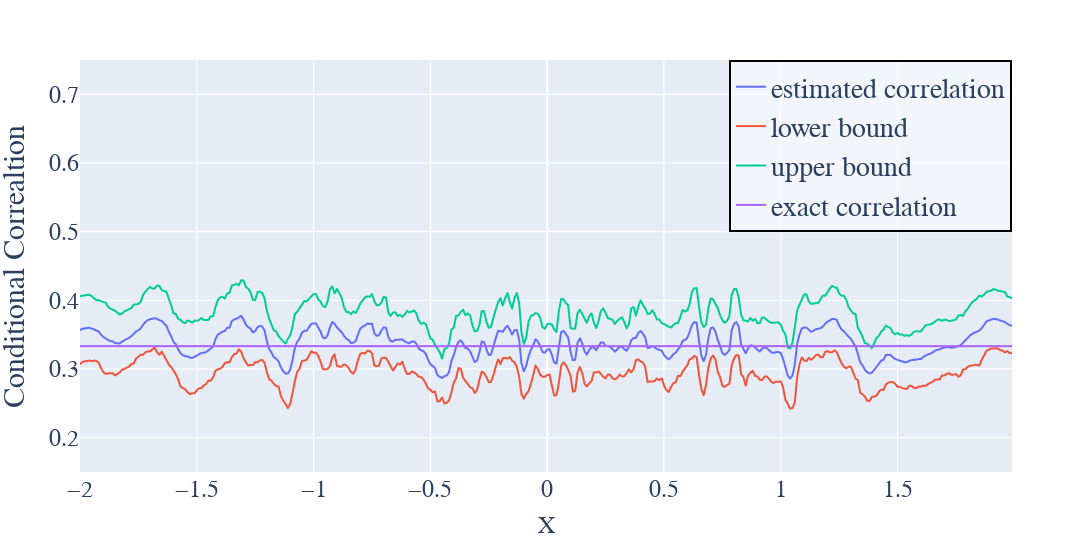

Notebook cell for this chart:
### Code cell
fig = px.line(df, x="X", y = df.columns)
fig.update_layout(yaxis_range=[0.15,0.75])
fig.update_layout(xaxis=dict(
        title='X',
        titlefont=dict(size=24 , family="Times New Roman"),
        tickfont=dict(size=24, family="Times New Roman"),# Set x-axis title font size here
    ),
    yaxis=dict(
        title=r'Conditional Correaltion',
        titlefont=dict(size=30, family="Times New Roman"),
        tickfont=dict(size=24, family="Times New Roman"),
    ),
    legend=dict(
          title='',
          title_font=dict(size=24, family="Times New Roman"),
          font=dict(size=28, family="Times New Roman"),
          bgcolor='rgba(255,255,255,0.5)',
          bordercolor="Black",
          borderwidth=2,
        x=1,  # Positioning on the x-axis (1 is at the far right of the graph)
        xanchor='auto',  # Anchoring the legend
        y=1,  # Positioning on the y-axis (1 is at the top of the graph)
        yanchor='auto'  # Anchoring the legend

    )
)
fig.update_layout(
    width=233 * 6,  # Width of the plot in pixels
    height=92 * 6  # Height of the plot in pixels
)

fig.show()

### Figure 1 — Plotly figure (JSON) as saved in the notebook; plotly's stock layout.template omitted (floating-point values rounded to 4 significant figures; data arrays with more than 128 entries replaced by an {"elided": "..."} marker saying what was removed)
{"data": [{"hovertemplate": "variable=estimated correlation<br>X=%{x}<br>value=%{y}<extra></extra>", "legendgroup": "estimated correlation", "line": {"color": "#636efa", "dash": "solid"}, "marker": {"symbol": "circle"}, "mode": "lines", "name": "estimated correlation", "showlegend": true, "type": "scattergl", "x": {"elided": "400 float values"}, "xaxis": "x", "y": {"elided": "400 float values"}, "yaxis": "y"}, {"hovertemplate": "variable=lower bound<br>X=%{x}<br>value=%{y}<extra></extra>", "legendgroup": "lower bound", "line": {"color": "#EF553B", "dash": "solid"}, "marker": {"symbol": "circle"}, "mode": "lines", "name": "lower bound", "showlegend": true, "type": "scattergl", "x": {"elided": "400 float values"}, "xaxis": "x", "y": {"elided": "400 float values"}, "yaxis": "y"}, {"hovertemplate": "variable=upper bound<br>X=%{x}<br>value=%{y}<extra></extra>", "legendgroup": "upper bound", "line": {"color": "#00cc96", "dash": "solid"}, "marker": {"symbol": "circle"}, "mode": "lines", "name": "upper bound", "showlegend": true, "type": "scattergl", "x": {"elided": "400 float values"}, "xaxis": "x", "y": {"elided": "400 float values"}, "yaxis": "y"}, {"hovertemplate": "variable=exact correlation<br>X=%{x}<br>value=%{y}<extra></extra>", "legendgroup": "exact correlation", "line": {"color": "#ab63fa", "dash": "solid"}, "marker": {"symbol": "circle"}, "mode": "lines", "name": "exact correlation", "showlegend": true, "type": "scattergl", "x": {"elided": "400 float values"}, "xaxis": "x", "y": {"elided": "400 float values"}, "yaxis": "y"}], "layout": {"height": 552, "legend": {"bgcolor": "rgba(255,255,255,0.5)", "bordercolor": "Black", "borderwidth": 2, "font": {"family": "Times New Roman", "size": 28}, "title": {"font": {"family": "Times New Roman", "size": 24}, "text": ""}, "tracegroupgap": 0, "x": 1, "xanchor": "auto", "y": 1, "yanchor": "auto"}, "margin": {"t": 60}, "width": 1398, "xaxis": {"anchor": "y", "domain": [0, 1], "tickfont": {"family": "Times New Roman", "size": 24}, "title": {"font": {"family": "Times New Roman", "size": 24}, "text": "X"}}, "yaxis": {"anchor": "x", "domain": [0, 1], "range": [0.15, 0.75], "tickfont": {"family": "Times New Roman", "size": 24}, "title": {"font": {"family": "Times New Roman", "size": 30}, "text": "Conditional Correaltion"}}}}
